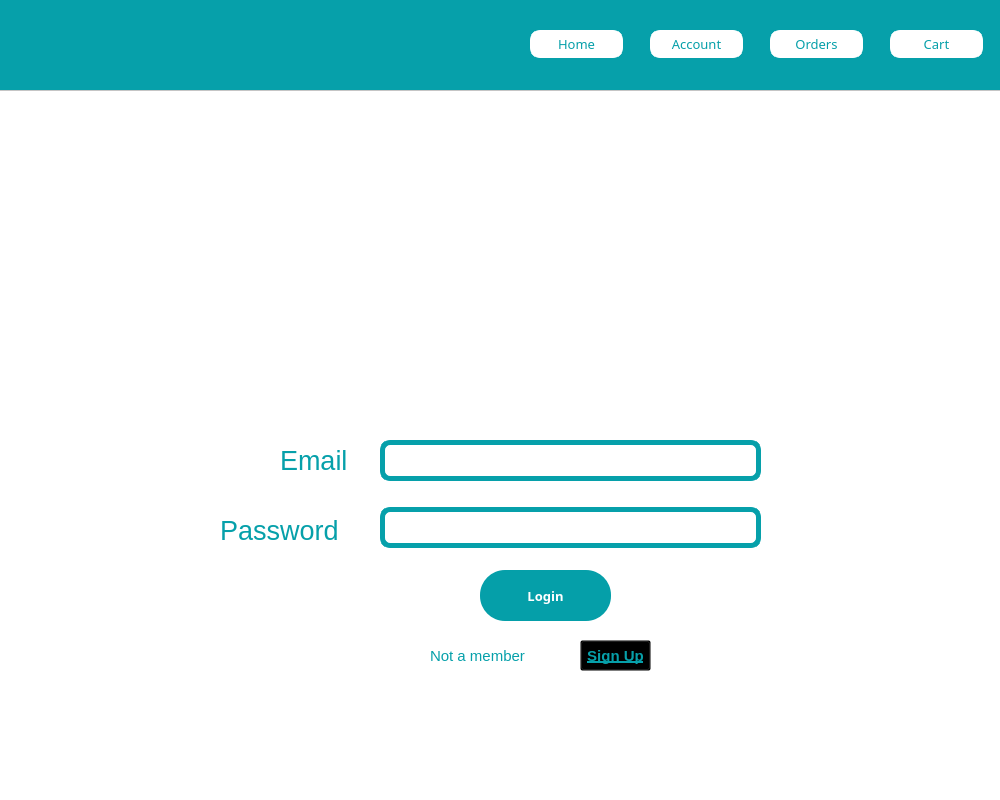
<?xml version="1.0" encoding="UTF-8"?>
<ui version="4.0">
 <class>login_window</class>
 <widget class="QMainWindow" name="login_window">
  <property name="geometry">
   <rect>
    <x>0</x>
    <y>0</y>
    <width>1000</width>
    <height>800</height>
   </rect>
  </property>
  <property name="minimumSize">
   <size>
    <width>1000</width>
    <height>800</height>
   </size>
  </property>
  <property name="maximumSize">
   <size>
    <width>1000</width>
    <height>800</height>
   </size>
  </property>
  <property name="font">
   <font>
    <family>Sans Serif Collection</family>
   </font>
  </property>
  <property name="windowTitle">
   <string>B3B3 - Login</string>
  </property>
  <property name="windowIcon">
   <iconset>
    <normaloff>../../../../pyqt5/MATELRIAL/IMG/Logo.jpg</normaloff>../../../../pyqt5/MATELRIAL/IMG/Logo.jpg</iconset>
  </property>
  <property name="styleSheet">
   <string notr="true">background-color: rgb(255, 255, 255);</string>
  </property>
  <widget class="QWidget" name="centralwidget">
   <widget class="QLabel" name="login_email_label">
    <property name="geometry">
     <rect>
      <x>280</x>
      <y>440</y>
      <width>91</width>
      <height>41</height>
     </rect>
    </property>
    <property name="font">
     <font>
      <family>Microsoft YaHei UI</family>
      <pointsize>20</pointsize>
     </font>
    </property>
    <property name="styleSheet">
     <string notr="true">background-color: TRANSPARENT;
color: rgb(6, 160, 170);</string>
    </property>
    <property name="text">
     <string>Email</string>
    </property>
   </widget>
   <widget class="QLabel" name="login_account_label">
    <property name="geometry">
     <rect>
      <x>440</x>
      <y>210</y>
      <width>200</width>
      <height>200</height>
     </rect>
    </property>
    <property name="text">
     <string/>
    </property>
    <property name="pixmap">
     <pixmap>../../../../pyqt5/MATELRIAL/IMG/account.jpg</pixmap>
    </property>
    <property name="scaledContents">
     <bool>true</bool>
    </property>
   </widget>
   <widget class="QLabel" name="login_pass_label">
    <property name="geometry">
     <rect>
      <x>220</x>
      <y>510</y>
      <width>161</width>
      <height>41</height>
     </rect>
    </property>
    <property name="font">
     <font>
      <family>Microsoft YaHei UI</family>
      <pointsize>20</pointsize>
     </font>
    </property>
    <property name="styleSheet">
     <string notr="true">background-color: TRANSPARENT;
color:rgb(6, 160, 170);</string>
    </property>
    <property name="text">
     <string>Password</string>
    </property>
   </widget>
   <widget class="QLineEdit" name="login_email_lineEdit">
    <property name="geometry">
     <rect>
      <x>380</x>
      <y>440</y>
      <width>381</width>
      <height>41</height>
     </rect>
    </property>
    <property name="font">
     <font>
      <family>Sans Serif Collection</family>
      <pointsize>13</pointsize>
     </font>
    </property>
    <property name="styleSheet">
     <string notr="true">background-color:white;
border: 5px solid rgb(6, 160, 170);
color: rgb(6, 160, 170);
border-radius:10px;
padding-left:10px;</string>
    </property>
    <property name="text">
     <string/>
    </property>
   </widget>
   <widget class="QLabel" name="login_not_a_member_label">
    <property name="geometry">
     <rect>
      <x>430</x>
      <y>640</y>
      <width>131</width>
      <height>31</height>
     </rect>
    </property>
    <property name="font">
     <font>
      <family>Microsoft YaHei UI</family>
      <pointsize>11</pointsize>
     </font>
    </property>
    <property name="styleSheet">
     <string notr="true">background-color: TRANSPARENT;
color:rgb(6, 160, 170);</string>
    </property>
    <property name="text">
     <string>Not a member</string>
    </property>
   </widget>
   <widget class="QPushButton" name="login_signup_pushButton">
    <property name="geometry">
     <rect>
      <x>580</x>
      <y>640</y>
      <width>71</width>
      <height>31</height>
     </rect>
    </property>
    <property name="font">
     <font>
      <family>Microsoft JhengHei UI</family>
      <pointsize>11</pointsize>
      <weight>75</weight>
      <bold>true</bold>
      <underline>true</underline>
     </font>
    </property>
    <property name="styleSheet">
     <string notr="true">background-color: TRANSPARENT;
color:rgb(6, 160, 170);</string>
    </property>
    <property name="text">
     <string>Sign Up</string>
    </property>
   </widget>
   <widget class="QLineEdit" name="login_password_lineEdit">
    <property name="geometry">
     <rect>
      <x>380</x>
      <y>507</y>
      <width>381</width>
      <height>41</height>
     </rect>
    </property>
    <property name="font">
     <font>
      <family>Sans Serif Collection</family>
      <pointsize>13</pointsize>
     </font>
    </property>
    <property name="styleSheet">
     <string notr="true">background-color:white;
border: 5px solid rgb(6, 160, 170);
color: rgb(6, 160, 170);
border-radius:10px;
padding-left:10px;</string>
    </property>
    <property name="text">
     <string/>
    </property>
    <property name="frame">
     <bool>false</bool>
    </property>
    <property name="echoMode">
     <enum>QLineEdit::Password</enum>
    </property>
   </widget>
   <widget class="QFrame" name="frame">
    <property name="geometry">
     <rect>
      <x>-10</x>
      <y>0</y>
      <width>1111</width>
      <height>91</height>
     </rect>
    </property>
    <property name="frameShape">
     <enum>QFrame::StyledPanel</enum>
    </property>
    <property name="frameShadow">
     <enum>QFrame::Raised</enum>
    </property>
    <widget class="QPushButton" name="login_account_pushButton">
     <property name="geometry">
      <rect>
       <x>660</x>
       <y>30</y>
       <width>93</width>
       <height>28</height>
      </rect>
     </property>
     <property name="font">
      <font>
       <family>Sans Serif Collection</family>
       <pointsize>10</pointsize>
      </font>
     </property>
     <property name="styleSheet">
      <string notr="true">border: 5px solid white;
background-color: rgb(255, 255, 255);
color: rgb(5, 159, 169);
border-radius:10px;
</string>
     </property>
     <property name="text">
      <string>Account</string>
     </property>
     <property name="icon">
      <iconset>
       <normaloff>../../../../pyqt5/MATELRIAL/IMG/icons8-male-user-24.png</normaloff>../../../../pyqt5/MATELRIAL/IMG/icons8-male-user-24.png</iconset>
     </property>
     <property name="iconSize">
      <size>
       <width>20</width>
       <height>20</height>
      </size>
     </property>
    </widget>
    <widget class="QLabel" name="login_b3b3Logo_label">
     <property name="geometry">
      <rect>
       <x>30</x>
       <y>10</y>
       <width>80</width>
       <height>80</height>
      </rect>
     </property>
     <property name="styleSheet">
      <string notr="true">background-color: transparent;</string>
     </property>
     <property name="text">
      <string/>
     </property>
     <property name="pixmap">
      <pixmap>../../../../pyqt5/MATELRIAL/IMG/Logo.jpg</pixmap>
     </property>
     <property name="scaledContents">
      <bool>true</bool>
     </property>
    </widget>
    <widget class="QLabel" name="login_background_label">
     <property name="geometry">
      <rect>
       <x>0</x>
       <y>0</y>
       <width>1121</width>
       <height>90</height>
      </rect>
     </property>
     <property name="styleSheet">
      <string notr="true">background-color:rgb(6, 160, 170);</string>
     </property>
     <property name="text">
      <string/>
     </property>
    </widget>
    <widget class="QPushButton" name="login_home_pushButton">
     <property name="geometry">
      <rect>
       <x>540</x>
       <y>30</y>
       <width>93</width>
       <height>28</height>
      </rect>
     </property>
     <property name="font">
      <font>
       <family>Sans Serif Collection</family>
       <pointsize>10</pointsize>
      </font>
     </property>
     <property name="styleSheet">
      <string notr="true">border: 5px solid white;
background-color: rgb(255, 255, 255);
color: rgb(5, 159, 169);
border-radius:10px;
</string>
     </property>
     <property name="text">
      <string>Home</string>
     </property>
     <property name="icon">
      <iconset>
       <normaloff>../../../../pyqt5/MATELRIAL/IMG/icons8-home-1000.png</normaloff>../../../../pyqt5/MATELRIAL/IMG/icons8-home-1000.png</iconset>
     </property>
     <property name="iconSize">
      <size>
       <width>20</width>
       <height>20</height>
      </size>
     </property>
    </widget>
    <widget class="QPushButton" name="login_orders_pushButton">
     <property name="geometry">
      <rect>
       <x>780</x>
       <y>30</y>
       <width>93</width>
       <height>28</height>
      </rect>
     </property>
     <property name="font">
      <font>
       <family>Sans Serif Collection</family>
       <pointsize>10</pointsize>
      </font>
     </property>
     <property name="styleSheet">
      <string notr="true">border: 5px solid white;
background-color: rgb(255, 255, 255);
color: rgb(5, 159, 169);
border-radius:10px;
</string>
     </property>
     <property name="text">
      <string>Orders</string>
     </property>
     <property name="icon">
      <iconset>
       <normaloff>../../../../pyqt5/MATELRIAL/IMG/orders.jpg</normaloff>../../../../pyqt5/MATELRIAL/IMG/orders.jpg</iconset>
     </property>
     <property name="iconSize">
      <size>
       <width>30</width>
       <height>30</height>
      </size>
     </property>
    </widget>
    <widget class="QPushButton" name="login_cart_pushButton">
     <property name="geometry">
      <rect>
       <x>900</x>
       <y>30</y>
       <width>93</width>
       <height>28</height>
      </rect>
     </property>
     <property name="font">
      <font>
       <family>Sans Serif Collection</family>
       <pointsize>10</pointsize>
      </font>
     </property>
     <property name="styleSheet">
      <string notr="true">border: 5px solid white;
background-color: rgb(255, 255, 255);
color: rgb(5, 159, 169);
border-radius:10px;
</string>
     </property>
     <property name="text">
      <string>Cart</string>
     </property>
     <property name="icon">
      <iconset>
       <normaloff>../../../../pyqt5/MATELRIAL/IMG/icons8-cart-48.png</normaloff>../../../../pyqt5/MATELRIAL/IMG/icons8-cart-48.png</iconset>
     </property>
     <property name="iconSize">
      <size>
       <width>30</width>
       <height>30</height>
      </size>
     </property>
    </widget>
    <zorder>login_background_label</zorder>
    <zorder>login_account_pushButton</zorder>
    <zorder>login_b3b3Logo_label</zorder>
    <zorder>login_home_pushButton</zorder>
    <zorder>login_orders_pushButton</zorder>
    <zorder>login_cart_pushButton</zorder>
   </widget>
   <widget class="QPushButton" name="login_login_pushButton">
    <property name="geometry">
     <rect>
      <x>480</x>
      <y>570</y>
      <width>131</width>
      <height>51</height>
     </rect>
    </property>
    <property name="font">
     <font>
      <family>Sans Serif Collection</family>
      <pointsize>10</pointsize>
      <weight>75</weight>
      <bold>true</bold>
     </font>
    </property>
    <property name="styleSheet">
     <string notr="true">
background-color:rgb(5, 159, 169);
color: white;
border-radius:25px;
</string>
    </property>
    <property name="text">
     <string>Login</string>
    </property>
    <property name="iconSize">
     <size>
      <width>30</width>
      <height>30</height>
     </size>
    </property>
   </widget>
  </widget>
 </widget>
 <resources>
  <include location="../../../../pyqt5/img.qrc"/>
  <include location="../../../../pyqt5/img.qrc"/>
 </resources>
 <connections/>
</ui>
